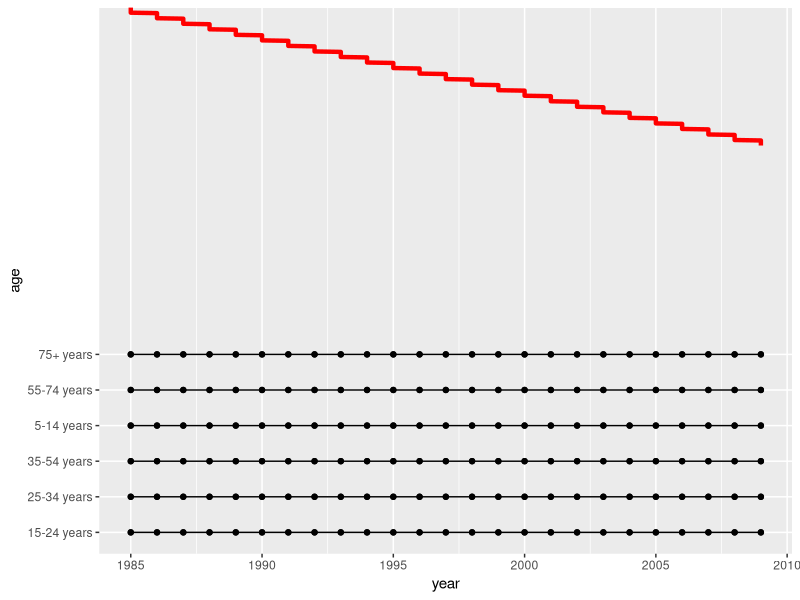
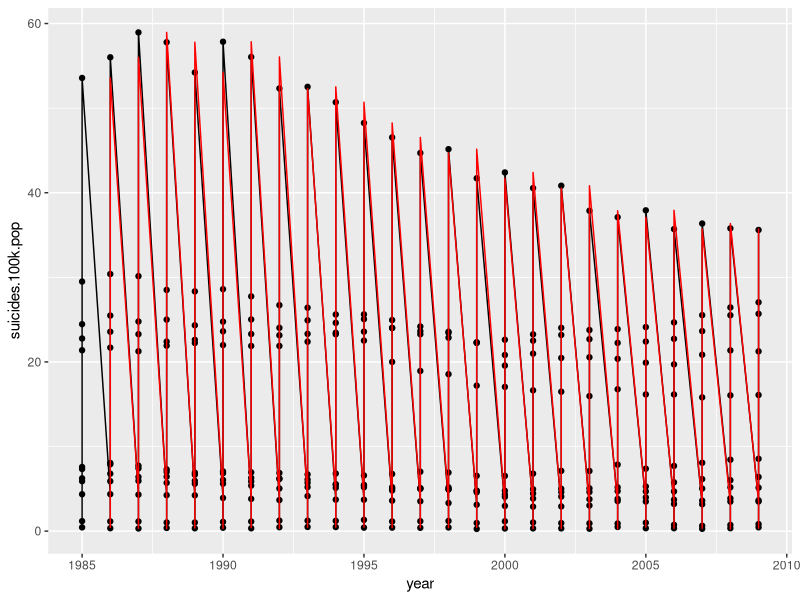
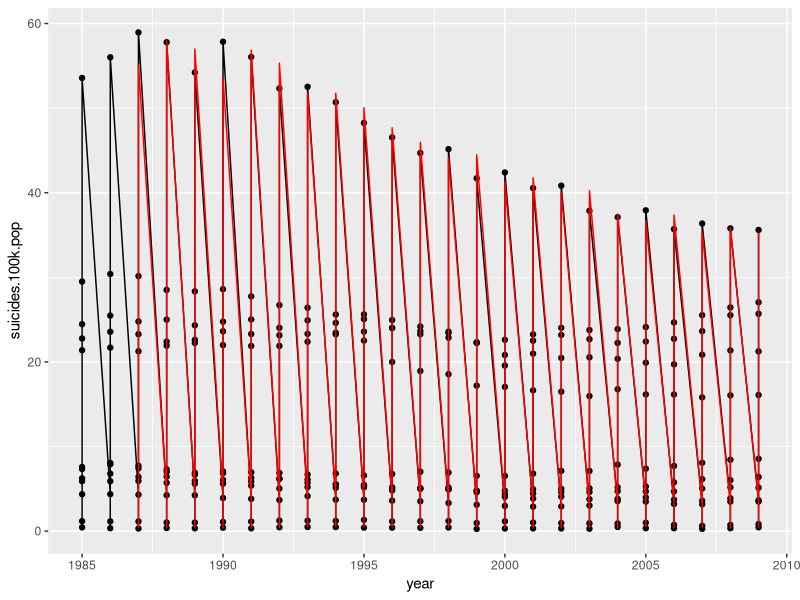
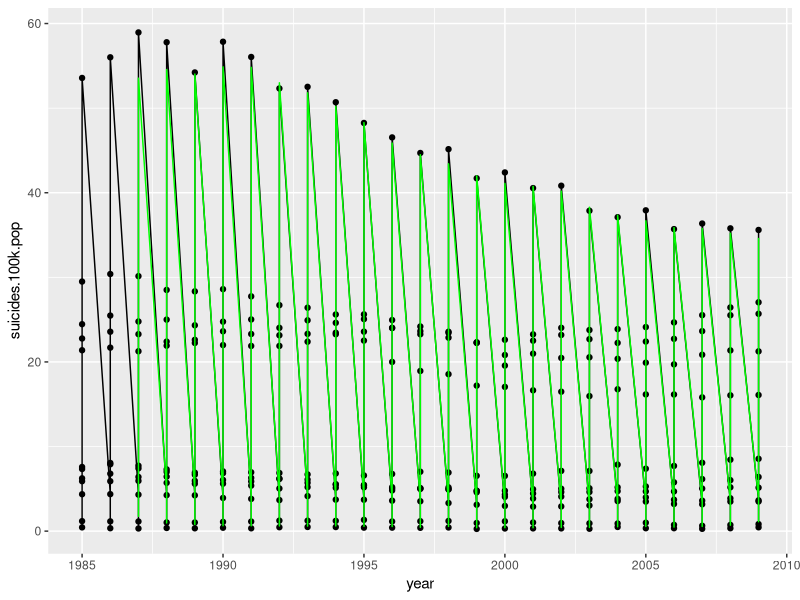
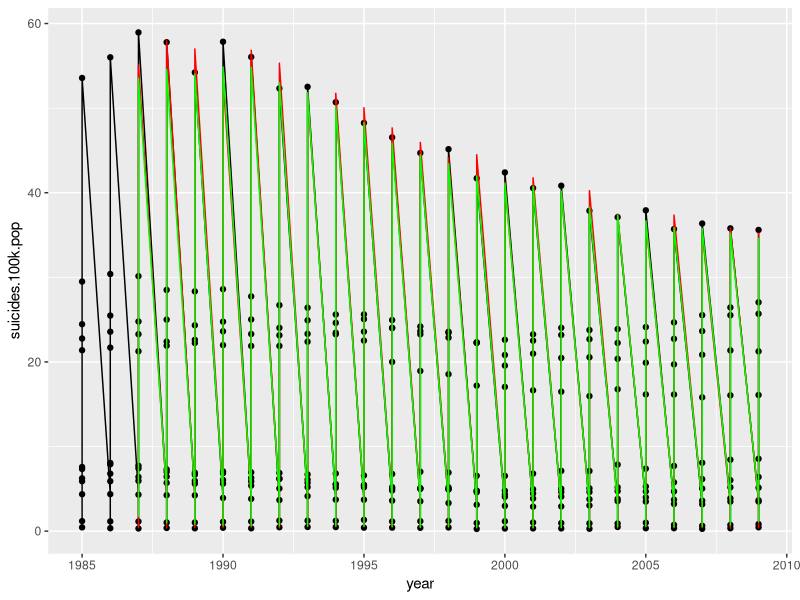
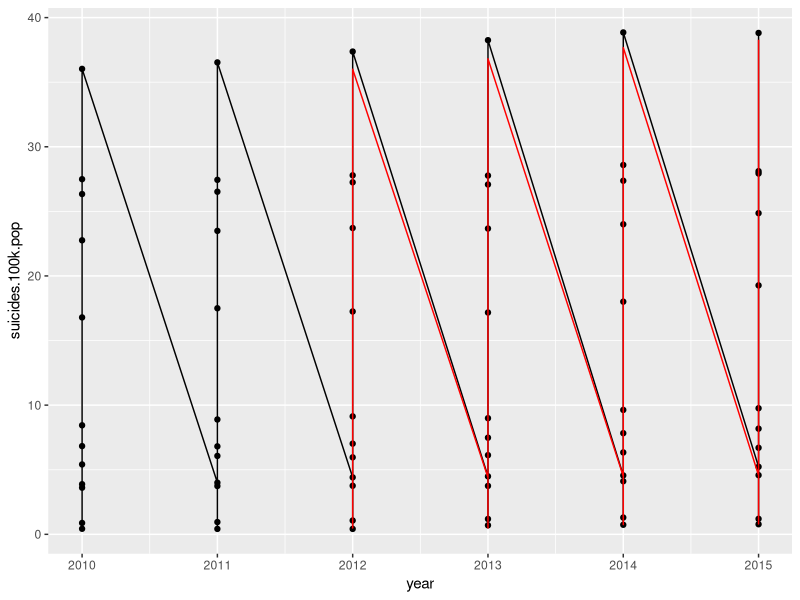
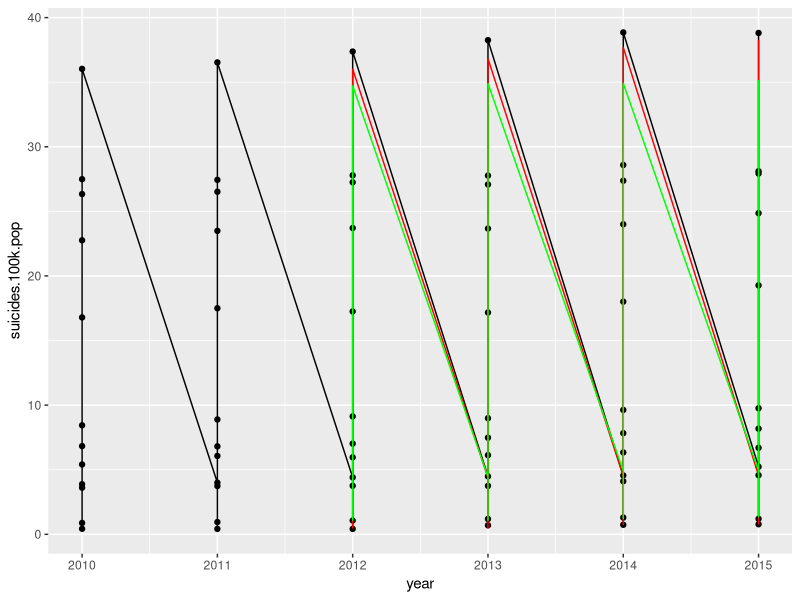

The R script that drew these images, in order:
## ---- chunk 1
library(dplyr)
library(ggplot2)
library(lubridate)
## ---- chunk 2
OSR2 <- function(predictions, test, train) {
  SSE <- sum((test - predictions)^2)
  SST <- sum((test - mean(train))^2)
  r2 <- 1 - SSE/SST
  return(r2)
}
## ---- chunk 3
# R^2 with a particular baseline
BaselineR2 <- function(predictions, truth, baseline) {
  SSE <- sum((truth - predictions)^2)
  SST <- sum((truth - baseline)^2)
  r2 <- 1 - SSE/SST
  return(r2)
}
## ---- chunk 4
# Load data and check it out
us_ts = read.csv("us_suicides_merged_no_na.csv")
str(us_ts)
## ---- chunk 5
# Use 2013 as testing data
train_ts <- us_ts %>% filter(year < 2010)
test_ts <- us_ts %>% filter(year >= 2010)
## ---- chunk 6
# Linear trend model training data -- Make a new column for the time period
# number (1, 2, ...). The dplyr syntax is a little tricky here -- n() is the
# number of rows in salesTrain, and seq_len(n()) returns the vector 1, 2, ...,
# n(). The end result is that we added a new variable called TimePeriod that
# takes values 1, 2, ..., n().
trainLM_ts<- train_ts %>% mutate(TimePeriod = seq_len(n()))
# Build and plot linear trend model
modLM <- lm(suicides.100k.pop~TimePeriod, data=trainLM_ts)
ggplot(trainLM_ts, aes(x=year, y=age)) +
  geom_line() +
  geom_point() +
  geom_line(aes(y=predict(modLM)), col="red", lwd=1.5)
## ---- chunk 7
trainRW_ts <- train_ts %>% mutate(LastYear = c(rep(NA, 12), head(suicides.100k.pop, -12)))
head(trainRW_ts, 15)
#random walk aka moving average
## ---- chunk 8
# Plot with an additional red line for our predictions as before
ggplot(trainRW_ts, aes(x=year, y=suicides.100k.pop)) +
  geom_line() +
  geom_point() +
  geom_line(aes(y=LastYear), col="red")
## ---- chunk 9
# Proportion of percentages for which difference is more than 1.
table(abs(trainRW_ts$suicides.100k.pop-trainRW_ts$LastYear) >= 1)
# Compute training set R^2
# Note that we need to remove the first observation since there is no
# prediction. This is achieved using tail(.., -1) which says to take all but
# the first observation.
BaselineR2(tail(trainRW_ts$LastYear, -12), 
           tail(trainRW_ts$suicides.100k.pop, -12),
           mean(trainRW_ts$suicides.100k.pop))
## ---- chunk 10
# We need to add sales yesterday and sales two days ago for the two term AR model
# head(.., -2) says take all but the last two 
trainAR_ts <- train_ts %>%
  mutate(LastYear=c(rep(NA, 12), head(suicides.100k.pop, -12))) %>%
  mutate(TwoYearsAgo = c(rep(NA, 24), head(suicides.100k.pop, -24)))
# Do the regression with one lag term
mod2a <- lm(suicides.100k.pop~LastYear, data=trainAR_ts)
summary(mod2a)
## ---- chunk 11
# 2-term autoregressive model 
mod2b <- lm(suicides.100k.pop~LastYear+TwoYearsAgo, data=trainAR_ts)
summary(mod2b)
# Plot with an additional red line for our predictions as before
ggplot(trainAR_ts, aes(x=year, y=suicides.100k.pop)) +
  geom_line() +
  geom_point() +
  geom_line(aes(y=predict(mod2b, newdata=trainAR_ts)), col="red")
## ---- chunk 12
## Trying Random Forest
library(randomForest)
set.seed(349)
## ---- chunk 13
# Plug in all of the variables that we've created
mod.rf <- randomForest(suicides.100k.pop ~ LastYear + TwoYearsAgo + year, data = tail(trainAR_ts, -24))
ggplot(trainAR_ts, aes(x=year, y=suicides.100k.pop)) +
  geom_line() +
  geom_point() +
  geom_line(aes(y=predict(mod.rf, newdata=trainAR_ts)), col="green")
## ---- chunk 14
# Both on the same plot:
ggplot(trainAR_ts, aes(x=year, y=suicides.100k.pop)) +
  geom_line() +
  geom_point() +
  geom_line(aes(y=predict(mod2b, newdata=trainAR_ts)), col="red") +
  geom_line(aes(y=predict(mod.rf, newdata=trainAR_ts)), col="green")

## ---- chunk 15
# Create Test Set
test_ts_final <- test_ts %>%
  mutate(LastYear=c(rep(NA, 12), head(suicides.100k.pop, -12))) %>%
  mutate(TwoYearsAgo = c(rep(NA, 24), head(suicides.100k.pop, -24)))

## ---- chunk 16
# Test set prediction and OSR^2
# Test-set prediction
pred.test <- predict(mod2b, newdata = test_ts_final)
OSR2(tail(pred.test, -24), trainAR_ts$suicides.100k.pop, tail(test_ts_final$suicides.100k.pop, -24))

pred.test.rf <- predict(mod.rf, newdata = test_ts_final)
OSR2(tail(pred.test.rf, -24), trainAR_ts$suicides.100k.pop, tail(test_ts_final$suicides.100k.pop, -24))

## ---- chunk 17
# we should test with a greater fraction in test set or go with random forest maybe?

# Test set plots
ggplot(test_ts_final, aes(x=year, y=suicides.100k.pop)) +
  geom_line() +
  geom_point() +
  geom_line(aes(y=pred.test), col="red")

ggplot(test_ts_final, aes(x=year, y=suicides.100k.pop)) +
  geom_line() +
  geom_point() +
  geom_line(aes(y=pred.test), col="red") +
  geom_line(aes(y=pred.test.rf), col="green")
